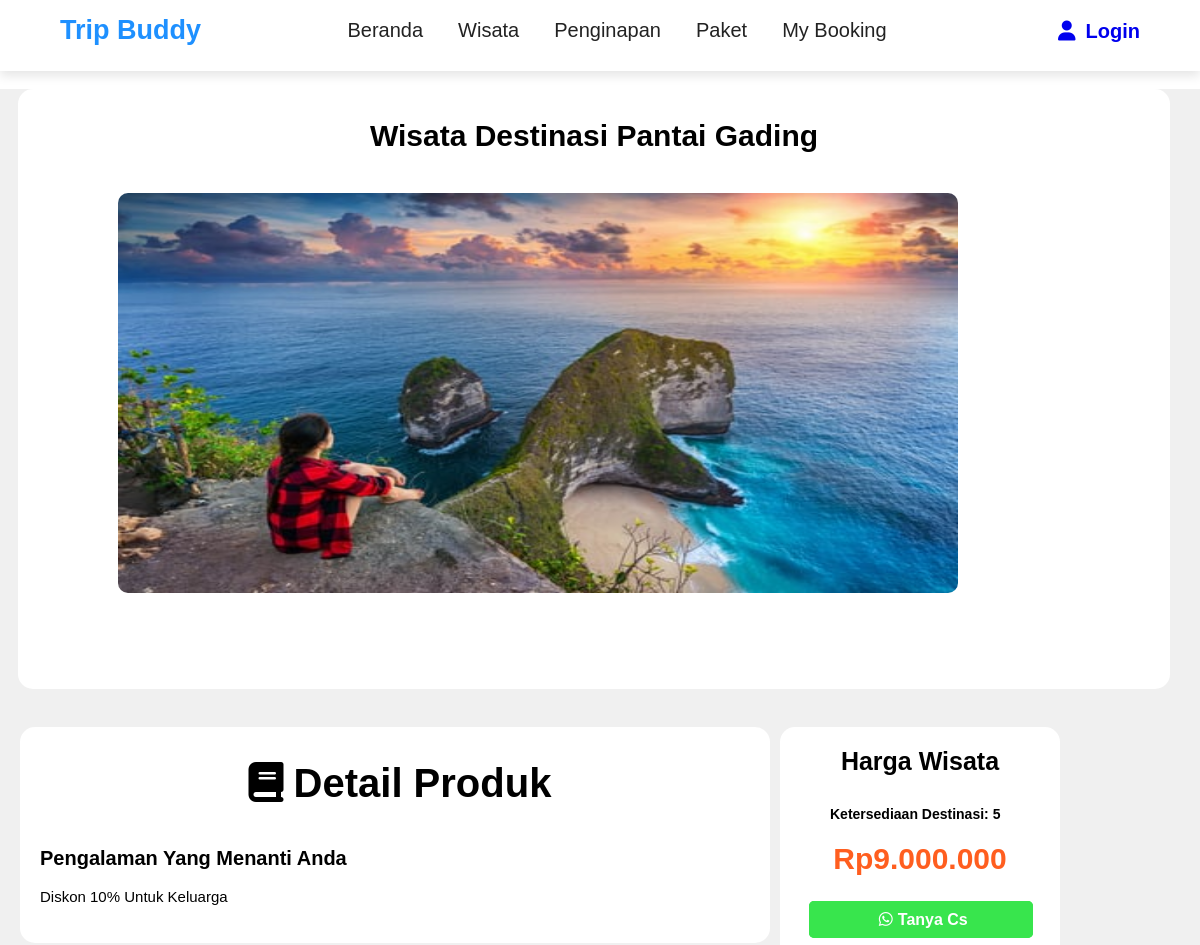
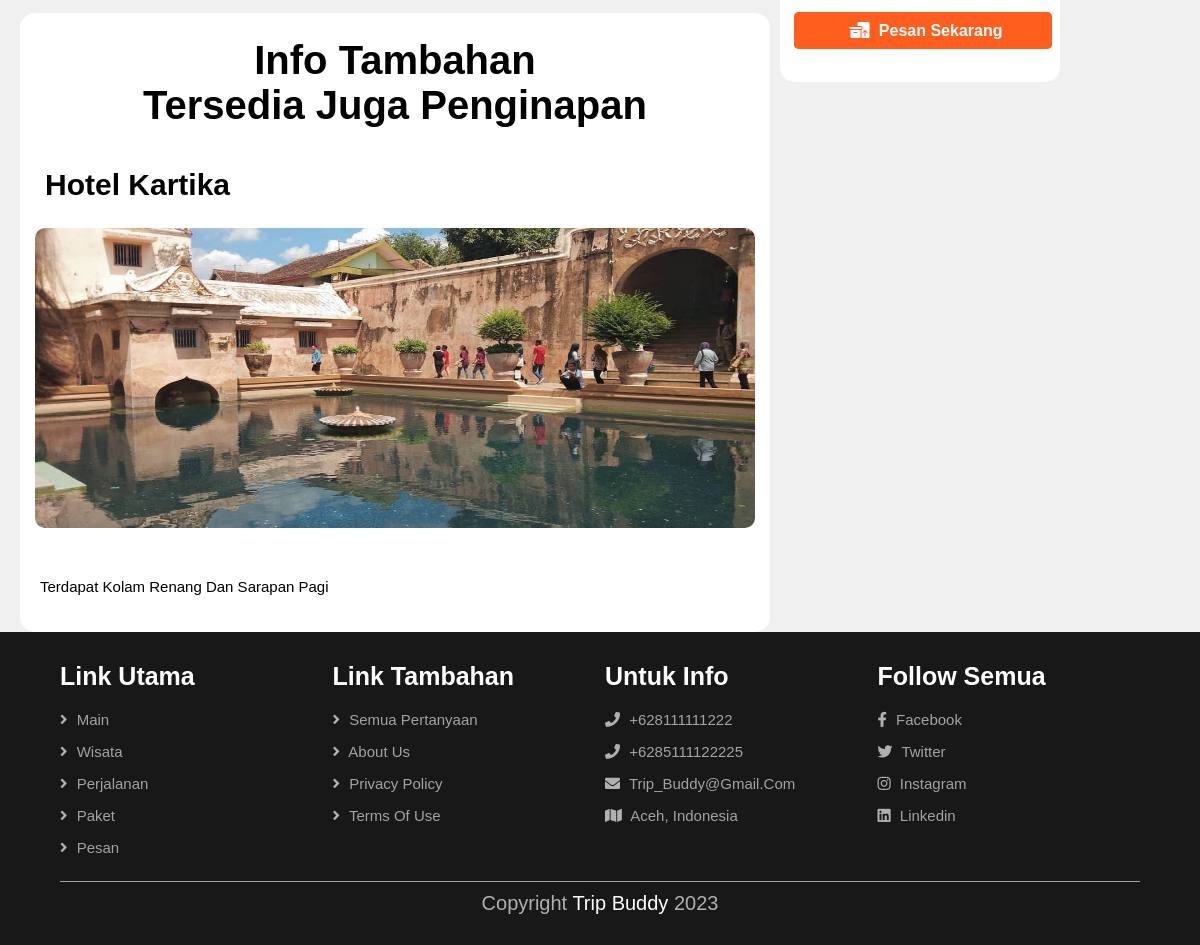
/detailberanda/detaildestinasi.php?id_destinasi=10, run on the app's committed database (2 pictures, top to bottom).
### tables this page shows
CREATE TABLE `tbl_destinasi` (
  `id_destinasi` int(11) NOT NULL,
  `kode_destinasi` varchar(25) NOT NULL,
  `nama_destinasi` varchar(255) NOT NULL,
  `id_penginapan` int(11) NOT NULL,
  `deskripsi` text NOT NULL,
  `sisa_destinasi` int(30) NOT NULL,
  `harga` int(11) NOT NULL,
  `gambar_produk` varchar(255) NOT NULL
);

CREATE TABLE `tbl_penginapan` (
  `id_penginapan` int(11) NOT NULL,
  `kode_penginapan` varchar(25) NOT NULL,
  `nama_penginapan` varchar(255) NOT NULL,
  `deskripsi_penginapan` text NOT NULL,
  `sisa_penginapan` int(20) NOT NULL,
  `gambar_penginapan` varchar(255) NOT NULL,
  `harga_penginapan` int(11) NOT NULL,
  `fasilitas_penginapan` varchar(255) NOT NULL
);

### detailberanda/detaildestinasi.php (the view, shortened to what this page needs)
<?php
include '../database/koneksi.php';
?>
<!DOCTYPE html>
<html>
<head>
   <link rel="stylesheet" href="https://unpkg.com/swiper@7/swiper-bundle.min.css" />
   <link rel="stylesheet" href="https://cdnjs.cloudflare.com/ajax/libs/font-awesome/5.15.4/css/all.min.css">
   <link rel="stylesheet" href="https://cdnjs.cloudflare.com/ajax/libs/font-awesome/6.2.0/css/all.min.css">
   <link rel="stylesheet" type="text/css" href="detailcss/styledes.css">
   <link rel="stylesheet" href="https://cdnjs.cloudflare.com/ajax/libs/font-awesome/5.15.1/css/all.min.css">
   <link rel="stylesheet"  type="text/css" href="style.css">
</head>
<body>
    <section class="header">
       <a href="home.html" class="logo">Trip Buddy</a>
       <nav class="navbar">
          <a href="../beranda.php">Beranda</a>
          <a href="../wisata.php">Wisata</a>
          <a href="../penginapan.php">Penginapan</a>
          <a href="../paket.php">Paket</a>
          <a href="../pemesanan.php">My Booking</a>
       </nav>
        <a href="../login.php" class="tbl-biru"><i class="fa-solid fa-user" style="padding: 10px; "></i>Login</a>
    </section>
<section class="home">
   <div class="kotak">
      <?php
       $id_destinasi= $_GET['id_destinasi'];
    $query = "SELECT * FROM tbl_destinasi
          JOIN tbl_penginapan ON tbl_destinasi.id_penginapan = tbl_penginapan.id_penginapan
          WHERE tbl_destinasi.id_destinasi = '$id_destinasi'";
      $result = mysqli_query($konek, $query);
      $count = 0;
      while(($row = mysqli_fetch_assoc($result)) && $count < 1)
   {
      $count++;
      ?>
      <h1>Wisata Destinasi <?php echo $row['nama_destinasi']; ?></h1>
      <div class="gambar">
         <img src="../admin1/gambar/<?php echo $row['gambar_produk']; ?>">
      </div>
   </div>
   <div class="kotakdua">
      <div>
         <div class="detail">
            <h1><i class="fa-solid fa-book" style="padding: 10px;"></i>Detail Produk</h1>
            <h2 class="awal">Pengalaman yang Menanti Anda</h2>
            <p class="dessatu"><?php echo $row['deskripsi']; ?></p>
         </div>
         <div class="kotakempat">
            <h1><i class="fa-solid fa-memo-circle-info"></i>Info tambahan<br>Tersedia Juga Penginapan</h1>
            <div class="hargapenginapan">
               <h1><?php echo $row['nama_penginapan']; ?></h1>
            </div>
            <div class="gambarpenginapan">
               <img src="../admin1/gambar/<?php echo $row['gambar_penginapan']; ?>">
            </div>
            <p><?php echo $row['fasilitas_penginapan']; ?></p>
         </div>
      </div>
      <div class="pesan">
         <div class="isi1">
            <h1>Harga Wisata</h1>
            <div class="kotak1">
               <h3>Ketersediaan destinasi: <?php echo $row['sisa_destinasi']; ?></h3>
               <h1>Rp<?php echo number_format($row['harga'],0,',','.'); ?></h1>
            </div>
            <div class="kotak4">
               <a href=""><i class="fa-brands fa-whatsapp" style="padding:5px;"></i>Tanya Cs</a>
            </div>
            <div class="kotak5">
                <a href="#" onclick="showLoginAlert()"><i class="fa-solid fa-boxes-packing" style="padding:5px;"></i> Pesan Sekarang</a>
            </div>
         </div>
      </div>
      <?php
}
   ?>
   </div>
</section>
<section class="footer">
   <div class="box-container">
      <div class="box">
         <h3>Link Utama</h3>
         <a href="beranda.php"> <i class="fas fa-angle-right"></i> Main</a>
                  <a href="wisata.php"> <i class="fas fa-angle-right"></i> Wisata</a>
         <a href="about.html"> <i class="fas fa-angle-right"></i> Perjalanan</a>
         <a href="package.html"> <i class="fas fa-angle-right"></i> Paket</a>
         <a href="book.html"> <i class="fas fa-angle-right"></i> Pesan</a>
      </div>
      <div class="box">
         <h3>Link Tambahan</h3>
         <a href="#"> <i class="fas fa-angle-right"></i> Semua Pertanyaan</a>
         <a href="#"> <i class="fas fa-angle-right"></i> about us</a>
         <a href="#"> <i class="fas fa-angle-right"></i> privacy policy</a>
         <a href="#"> <i class="fas fa-angle-right"></i> terms of use</a>
      </div>
      <div class="box">
         <h3>Untuk info</h3>
         <a href="#"> <i class="fas fa-phone"></i> +628111111222</a>
         <a href="#"> <i class="fas fa-phone"></i> +6285111122225 </a>
         <a href="#"> <i class="fas fa-envelope"></i> Trip_Buddy@gmail.com </a>
         <a href="#"> <i class="fas fa-map"></i> Aceh, Indonesia </a>
      </div>
      <div class="box">
         <h3>Follow Semua</h3>
         <a href="#"> <i class="fab fa-facebook-f"></i> facebook </a>
         <a href="#"> <i class="fab fa-twitter"></i> twitter </a>
         <a href="#"> <i class="fab fa-instagram"></i> instagram </a>
         <a href="#"> <i class="fab fa-linkedin"></i> linkedin </a>
      </div>
   </div>
   <div class="credit"> Copyright <span> Trip Buddy </span>2023 </div>
</section>
</body>
</html>

### css/style.css (style rules this page uses)
:root { --main-color: #1E90FF; --black: #222; --white: #fff; --light-black: #777; --light-white: #fff9; --dark-bg: rgba(0, 0, 0, .7); --light-bg: #eee; --border: .1rem solid var(--black); --box-shadow: 0 .5rem 1rem rgba(0, 0, 0, .1); --text-shadow: 0 1.5rem 3rem rgba(0, 0, 0, .3); }
* { font-family: 'Poppins', sans-serif; margin: 0; padding: 0; box-sizing: border-box; outline: none; border: none; text-decoration: none; text-transform: capitalize; }
html { font-size: 62.5%; overflow-x: hidden; }
section { padding: 5rem 10%; }
.header { position: sticky; top: 0; left: 0; right: 0; z-index: 1050; background-color: var(--white); display: flex; padding-top: 1rem; padding-bottom: 2rem; box-shadow: var(--box-shadow); align-items: center; justify-content: space-between; }
.header .logo { font-size: 2.7rem; color: #1E90FF; font-weight: bold; }
.header .navbar a { font-size: 2rem; margin-left: 1rem; float: left; color: var(--black); padding-right: 25px; }
.header .tbl-biru { background: #fff; font-size: 20px; margin-top: 1px; cursor: pointer; font-family: sans-serif; font-weight: bold; }
.home { padding: 0; }
.footer { background-color: #181818; }
.footer .box-container { display: grid; grid-template-columns: repeat(auto-fit, minmax(20rem, 1fr)); gap: 1rem; }
.footer .box-container .box h3 { color: var(--white); font-size: 2.5rem; padding-bottom: 2rem; }
.footer .box-container .box a { color: var(--light-white); font-size: 1.5rem; padding-bottom: 1.5rem; display: block; }
.footer .box-container .box a i { color: #B0B0B0; padding-right: .5rem; transition: .2s linear; }
.footer .credit { text-align: center; padding-top: 1rem; margin-top: 1rem; border-top: .1rem solid var(--light-white); font-size: 2rem; color: #B0B0B0; }
.footer .credit span { color: #fff; }
@media (max-width:1200px) { section { padding: 3rem 5%; } }

### data on the page
tbl_destinasi: nama_destinasi "Pantai Gading", gambar_produk (picture), deskripsi "Diskon 10% Untuk Keluarga", id_penginapan.nama_penginapan "Hotel Kartika", id_penginapan.gambar_penginapan (picture), id_penginapan.fasilitas_penginapan "Terdapat Kolam Renang Dan Sarapan Pagi", sisa_destinasi "5", harga "9.000.000"
